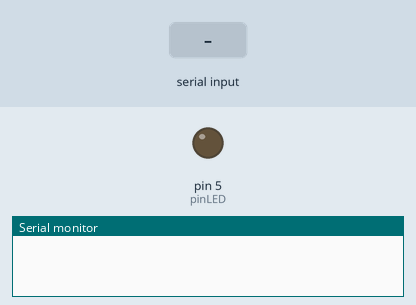
Simulated run of this sketch. Board: Arduino Uno, built with avr-gcc and run on an emulated ATmega328P. On the bench: output pins drawn as LEDs (lit = HIGH), the last lines printed to the serial monitor. Inputs (shaded band) come from the test bench.

Above: at 1.2 s.
1.3 s: "1" received over Serial
At 2.1 s:
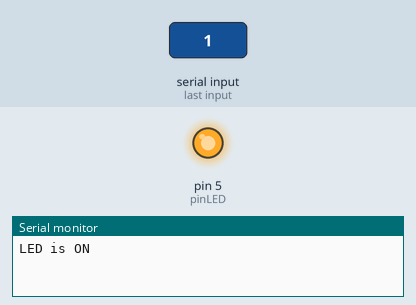
2.8 s: "0" received over Serial
At 3.3 s:
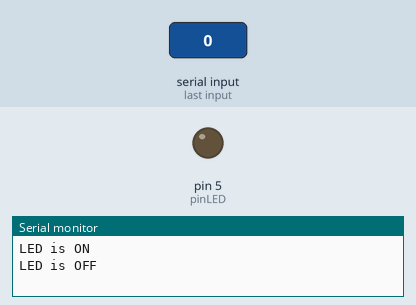
Timing chart, 0 to 5.8 s (numbered marks = the images above; inputs shaded):
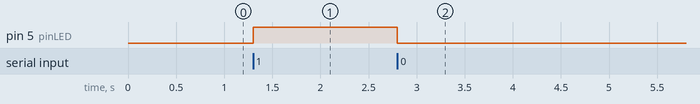

Measured:
- after the input at 1.3 s, pin 5 (pinLED): LOW → HIGH at once
- after the input at 2.8 s, pin 5 (pinLED): HIGH → LOW at once

The sketch:

Serial_Communication_Second_Test_Program.ino
```cpp
//Program : Serial Communication Program - Control a led from PC by serial communication

//Pin numbers alloted
//for LED
int pinLED = 5;
//Variable alloted to store data from computer
char valueOnOff = 0;


void setup() {
  // put your setup code here, to run once:
  //Initialise the baud rate
  Serial.begin(9600);
  //Initialise the Pin for LED
  pinMode(pinLED, OUTPUT);
}

void loop() {
  // put your main code here, to run repeatedly:
  //Check any data is available in the serial buffer
  if(Serial.available() > 0)
  {
    //if available read the character
    valueOnOff = Serial.read();
    if(valueOnOff == '1')
    {
      digitalWrite(pinLED, HIGH);
      Serial.println("LED is ON");
    }
    else if(valueOnOff == '0')
    {
      digitalWrite(pinLED, LOW);
      Serial.println("LED is OFF");
    }
    else
    {
    }
  }
  //if value is 1 on the LED
  //if value is 0 off the LED
}
```
